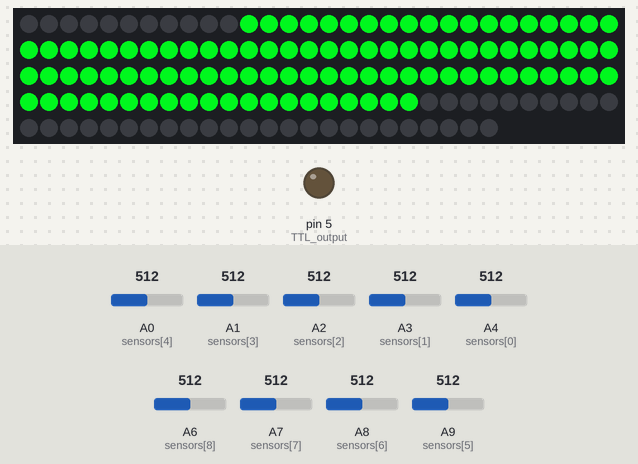
A sketch run on a simulated Arduino Mega 2560, built with avr-gcc and run on an emulated ATmega2560. Shown: 144 RGB LEDs in strip order, left to right, continuing on the next row, output pins drawn as LEDs (lit = HIGH). Inputs (shaded band) come from the test bench; at power-on: A0 (sensors[4]) = 512, A6 (sensors[8]) = 512, A1 (sensors[3]) = 512, A3 (sensors[1]) = 512, A2 (sensors[2]) = 512, A4 (sensors[0]) = 512, A7 (sensors[7]) = 512, A8 (sensors[6]) = 512, A9 (sensors[5]) = 512. What the sketch prints to the serial monitor is not drawn.

Above: at 1.8 s.
1.9 s: A0 (sensors[4]) set to 290
At 3.1 s:
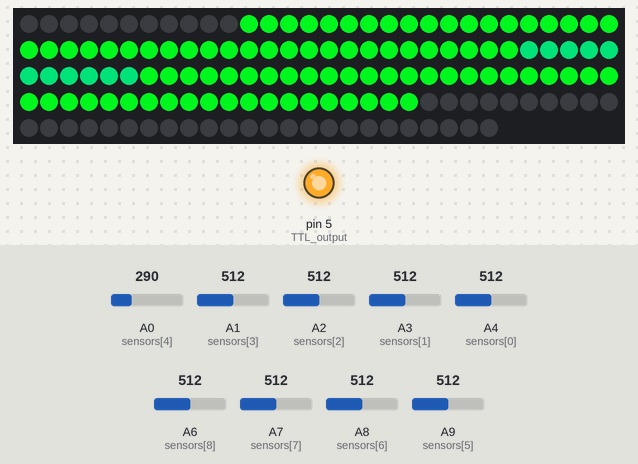
3.4 s: A6 (sensors[8]) set to 992
4.9 s: A1 (sensors[3]) set to 30
6.4 s: A6 (sensors[8]) set to 716
7.9 s: A0 (sensors[4]) set to 306
9.4 s: A3 (sensors[1]) set to 992
Timing chart, 0 to 11.9 s (numbered marks = the images above; inputs shaded):
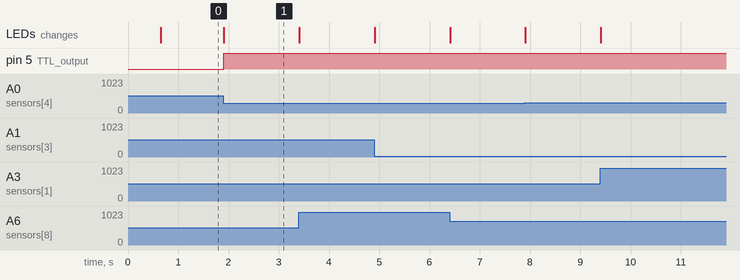

Measured:
- after the input at 1.9 s, pin 5 (TTL_output): LOW → HIGH at once; the LEDs: change at once (image 1)

The sketch:

SCF_Arduino_Ver_8.ino.ino
```cpp
/*
*   Short Circuit Finder
*   UMass Darmouth
*   Senior Design ECE 457/458
*   Team: Matthew Duncan, David Austin, Michael Dugas
*   Ref. Adafruit DotStar Library for controlling DotStar LED strip
*   Ver 8.0
*/

#include <Adafruit_DotStar.h>
#include <SPI.h>
#define NUMPIXELS 144 // Number of LEDs in strip

//Using LEDS with SPI, Pins 51,52 are used (MOSI, SCLK)
Adafruit_DotStar strip = Adafruit_DotStar(NUMPIXELS, DOTSTAR_RGB);

//Initialization of Arrays
uint32_t Avgtemps[10]; //Stored average at start of program
uint16_t adc[10]; //Array of the ADC 0-9 that are used
uint16_t temp[10]; //Current temp reading

void setup() {
#if defined(__AVR_ATtiny85__) && (F_CPU == 16000000L)
  clock_prescale_set(clock_div_1); // Enable 16 MHz on Trinket
#endif

  //Initialize Serial
  Serial.begin(2000000); // 2 MB / s

  //Initialize LED strip
  strip.begin(); // Initialize pins for output
  strip.show();  // Turn all LEDs off ASAP

  //Initialize Digital Pins wired to screw terminal
  pinMode(4, INPUT); //Unused, but is wired to LED screw terminals
  pinMode(5, OUTPUT); //TTL output

  //Averaging of each array
  const uint16_t numReadings = 100; //# readings to take of each sensor
  uint32_t sumAvg = 0; //Summed avg
  uint32_t  average = 0;//Average of individual array
  int c = 0; //counter variable
  uint8_t sensors[10] = {A4, A3, A2, A1, A0, A9, A8, A7, A6, 0}; //Analog pins being read by sensors
  int arrSize = sizeof(sensors) / sizeof(int); //Exact size of array

  //For arrays 0-10, ennumerate through and sum the average of 100 readings. Store the average into the temp array for the specific position
  for (int i = 0; i < 9; i++) //Change i < 9 to i<10 if last array added
  {
    for (c = 0; c < numReadings; c++)
    {
      uint32_t temp = (1023 - analogRead(sensors[i]));
      Serial.print("\t Temp: ");
      Serial.println(temp);
      Serial.print("\t i: ");
      Serial.print(i);
      sumAvg = sumAvg + temp;
      Serial.print("\t sum " );
      Serial.print(sumAvg);
      temp = 0;
    }
    Serial.print("\t count: ");
    Serial.print(c);
    average = sumAvg / numReadings;
    Serial.print("\t Average : ");
    Serial.println(average);
    Avgtemps[i] = average;
    average = 0;
    sumAvg = 0;
  };
}

void loop() {
  uint8_t r, g, b; //setup of r,g,b variables

  //Store the ADC value of each array into 16 bit integer variables
  temp[0] = {analogRead(A4)};
  temp[1] = {analogRead(A3)};
  temp[2] = {analogRead(A2)};
  temp[3] = {analogRead(A1)};
  temp[4] = {analogRead(A0)};
  temp[5] = {analogRead(A9)};
  temp[6] = {analogRead(A8)};
  temp[7] = {analogRead(A7)};
  temp[8] = {analogRead(A6)};
  //UNUSED Currently uint16_t temp9 = analogRead(A5);

  /*
   * Reading from OP Amp is inverted, so 1023-temp gives the actual reading
   */
  for (int a = 0; a < 9; a++) //Change a < 9 to a < 10 once array 9 is reinstalled
  {
    adc[a] = {1023 - temp[a]};
  }
  //UNUSED Currently uint16_t avg9 = 1023-temp9;

  //Print the ADC value of each array to the serial monitor
  Serial.print("\ntemp0: ");
  Serial.print(adc[0]);
  Serial.print("\ttemp1: ");
  Serial.print(adc[1]);
  Serial.print("\ttemp2: ");
  Serial.print(adc[2]);
  Serial.print("\ttemp3: ");
  Serial.print(adc[3]);
  Serial.print("\ttemp4: ");
  Serial.print(adc[4]);
  Serial.print("\ttemp5: ");
  Serial.print(adc[5]);
  Serial.print("\ttemp6: ");
  Serial.print(adc[6]);
  Serial.print("\ttemp7: ");
  Serial.print(adc[7]);
  Serial.print("\ttemp8: ");
  Serial.print(adc[8]);
  //Once added, uncomment
  // Serial.print("\ttemp9: ");
  // Serial.print(adc9);

  /*
   * If 5 deg F deltaT detected, (approx 9 ADC + initial Avg) output a TTL
   */
  if (adc[0] >= Avgtemps[0] + 9 || adc[1] >= Avgtemps[1] + 9 || adc[2] >= Avgtemps[2] + 9 || adc[3] >= Avgtemps[3] + 9 || adc[4] >= Avgtemps[4] + 9 ||
      adc[5] >= Avgtemps[5] + 9 || adc[6] >= Avgtemps[6] + 9 || adc[7] >= Avgtemps[7] + 9 || adc[8] >= Avgtemps[8] + 9 )
  {
    digitalWrite(5, HIGH);
  }
  else
  {
    digitalWrite(5, LOW);
  }

  //////////////////////////////////////////////////////////////////////////////////////////////////////
  //END OF MAIN LOOPS OF PROGRAM

  //Color Mapping
  /*
   * Send the colormap function the specific avg, and the r,g,b variables addressed
   */
  int adv = 1; //Variable used to start the LED position at 1
  for (int m = 0; m < 9; m++) //Will change to 10 if array was added back
  {
    colormap(adc[m], &r, &g, &b);
    setLedPortion(r, g, b, m + adv);
  }
  strip.show();
}

//----------------------------------------------

/*
 * Sets each pixel to the color specified in the function call, then turns on the pixel to that color
 */
void setAllLeds(uint8_t *r, uint8_t *g, uint8_t *b) {
  for (int i = 0; i < NUMPIXELS; i++)
    strip.setPixelColor(i, b, g, r);
}

/*
 * Sets portion of LEDS based on provided section ie. n = 0, is the first 11 LEDS
 */
void setLedPortion(uint8_t *r, uint8_t *g, uint8_t *b, int n) {
  //Each sensor has about 11 LEDS
  for (int i = n * 11; i < 11 + (11 * n);  i++)
  {
    strip.setPixelColor(i, b, g, r);
  }
}

/*
 * colormap function to map the spectrum based on the provided temp input
 */
void colormap(uint16_t i, uint8_t *r, uint8_t *g, uint8_t *b)
{
  uint8_t v;
  if (i < 300)
  {
    v = map(i, 0, 300, 0, 255);
    //b,g,r
    //strip.setPixelColor(0,255-v,v,0);
    *r = 0;
    *b = 255 - v;
    *g = v;
  }

  else //>301
  {
    //      //g-r
    v = map(i, 301, 400, 0, 255);
    // b,g,r
    *r = v;
    *b = 0;
    *g = 255 - v;
  }
}
```
